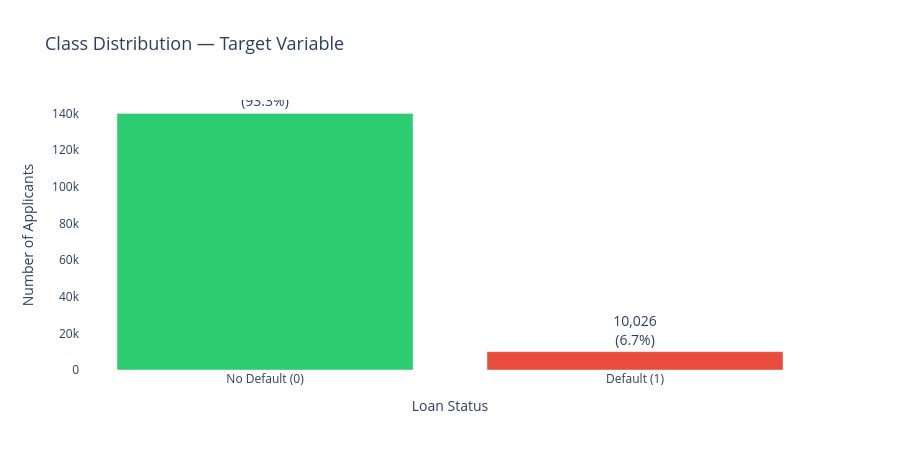

The notebook cell this image was saved under:
### Code cell
target_counts = df['SeriousDlqin2yrs'].value_counts()
labels = ['No Default (0)', 'Default (1)']
colors = ['#2ECC71', '#E74C3C']

fig = go.Figure(data=[
    go.Bar(
        x=labels,
        y=target_counts.values,
        marker_color=colors,
        text=[f'{v:,}<br>({v/len(df)*100:.1f}%)' for v in target_counts.values],
        textposition='outside',
        textfont=dict(size=14)
    )
])

fig.update_layout(
    title=dict(text='Class Distribution — Target Variable', font=dict(size=18)),
    xaxis_title='Loan Status',
    yaxis_title='Number of Applicants',
    plot_bgcolor='white',
    height=450,
    showlegend=False
)
fig.show()

print(f"\n⚠️  Class Imbalance Ratio: {target_counts[0]/target_counts[1]:.1f}:1")
print("This means the dataset is imbalanced — we'll need SMOTE in preprocessing.")

### Figure 1 — Plotly figure (JSON) as saved in the notebook; plotly's stock layout.template omitted (floating-point values rounded to 4 significant figures)
{"data": [{"marker": {"color": ["#2ECC71", "#E74C3C"]}, "text": ["139,974<br>(93.3%)", "10,026<br>(6.7%)"], "textfont": {"size": 14}, "textposition": "outside", "type": "bar", "x": ["No Default (0)", "Default (1)"], "y": [139974, 10026]}], "layout": {"height": 450, "plot_bgcolor": "white", "showlegend": false, "title": {"font": {"size": 18}, "text": "Class Distribution — Target Variable"}, "xaxis": {"title": {"text": "Loan Status"}}, "yaxis": {"title": {"text": "Number of Applicants"}}}}
